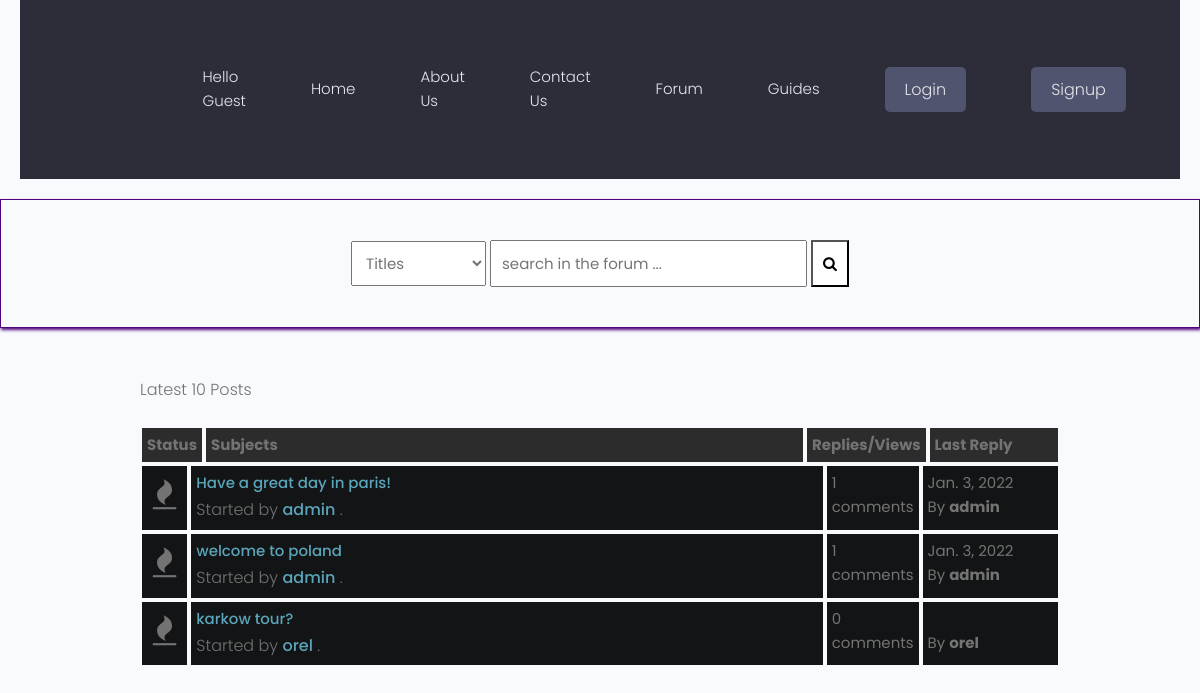
The page /forum/latest_posts on the database its author committed.
### forum/models.py (models this page shows, shortened)
class Post(models.Model):
    title = models.CharField(max_length=400,unique=True)
    slug = models.SlugField(max_length=400, unique=True, blank=True)
    user = models.ForeignKey(Author, on_delete=models.CASCADE) #frame key of the author
    content = HTMLField()
    categories = models.ForeignKey(Category, on_delete=models.SET_NULL, null=True)
    date = models.DateTimeField(auto_now_add=True)
    tags = TaggableManager() #imported from taggit.managers
    comments = models.ManyToManyField(Comment, blank=True)
    closed = models.BooleanField(default=False)
    def get_url(self):
        return reverse("detail", kwargs={
            "slug":self.slug
        })
    @property
    def num_comments(self):
        return self.comments.count()
    @property
    def last_reply(self):
        return self.comments.latest("date")

class Author(models.Model):
    user = models.ForeignKey(User, on_delete=models.CASCADE)
    fullname = models.CharField(max_length=40, blank=True,unique=True)
    slug = models.SlugField(max_length=400, unique=True, blank=True) # imported from django.utils.text
    bio = HTMLField() #desctription of the user imported the field from tinymce.models
    @property
    def user_name(self):
        return self.user
    @property
    def user_profile(self):
        return self.user.profile.id

class Comment(models.Model):
    user = models.ForeignKey(Author, on_delete=models.CASCADE)
    content = models.TextField()
    date = models.DateTimeField(auto_now_add=True)

### forum/views.py (the view)
# urls.py: path("latest_posts", latest_posts, name="latest_posts"),
def latest_posts(request):
    posts = Post.objects.all()[:10]
    context = {
        "posts":posts,
        "title": "latest-posts",
    }
    return render(request, "forum/latest-posts.html", context)

### forum/context_processors.py (called while the page is built, shortened)
def searchFunction(request):
    search_context = {}
    posts = Post.objects.all()
    return search_context

### forum/templates/forum/latest-posts.html
{% extends 'forumsbase.html' %}
{% block content %}
    <div class="container">
        <div class="navigate">
            <span>Latest 10 Posts</span>
        </div>
        <div class="posts-table">
            <div class="table-head">
                <div class="status">Status</div>
                <div class="subjects">Subjects</div>
                <div class="replies">Replies/Views</div>
                <div class="last-reply">Last Reply</div>
            </div>
            {% for post in posts %}
            <div class="table-row">
                <div class="status"><i class="fa fa-fire"></i></div>
                <div class="subjects">
                    <a href="{{post.get_url}}">{{post.title}}</a>
                    <br>
                    <span>Started by <b><a href="{% url  'guide-profile' post.user.user_profile %}">{{post.user.user_name}}</a></b> .</span>
                </div>
                <div class="replies">
                    {{post.num_comments}} comments <br>
                </div>
                <div class="last-reply">
                    {{post.last_reply.date|date}}
                    <br>By <b>{{post.user.user_name}}</b>
                </div>
            </div>
            {% endfor %}
        </div>
    {% endblock content %}

### static/styles/style.css (style rules this page uses)
* { box-sizing: border-box; }
html { font-size: 14px; font-family: 'Titillium Web', sans-serif; background-color:rgb(0,0,0); color:#FEFEFE; }
a { color:#FF0042; font-weight: bolder; text-decoration: none; }
.container { margin: 20px; padding: 20px; }
.table-head { display: flex; }
.table-head div { padding: 5px; margin: 2px; background-color: #2C2C2C; font-weight: bold; }
.table-head .status { flex: 5%; }
.table-head .subjects { flex: 70%; }
.table-head .replies { flex: 10%; }
.table-head .last-reply { flex: 15%; }
.table-row { display: flex; }
.table-row .status, .table-row .subjects, .table-row .replies, .table-row .last-reply { padding: 5px; margin: 2px; background-color: #131415; }
.table-row .status { flex: 5%; font-size: 30px; text-align: center; }
.table-row .subjects { flex: 70%; }
.table-row .replies { flex: 10%; }
.table-row .last-reply { flex: 15%; }
.navigate { margin-block: 20px; font-weight: lighter; font-size: 24px; }

### static/styles/app.css (style rules this page uses)
:root { --color-sub: #2d2d39; }

### static/uikit/styles/modules/_variables.css (style rules this page uses)
:root { --color-main: #5aa5b9; --color-main-light: #e6faff; --color-sub: #3f4156; --color-sub-light: #51546e; --color-sub-lighter: #ededfd; --color-text: #737373; --color-gray: #8b8b8b; --color-light: #e5e7eb; --color-light-gray: #767676; --color-bg: #f8fafd; --color-white: #fffefd; --color-white-light: #f3f3f3; --color-success: #359e64; --color-success-bg: #def8e8; --color-error: #fc4b0b; --color-error-bg: #fff2ee; --font-base: 'Poppins', arial, helvetica, 'Segoe UI', roboto, ubuntu, sans-serif; --font-monospace: 'Fira Code', 'Courier New', courier, monospace; --font-regular: 300; --font-medium: 500; --font-bold: 700; --generic-shadow: 1px 1px 5px #00000010; --generic-transition: all 0.3s ease-in-out; }

### static/uikit/styles/modules/_base.css (style rules this page uses)
* { margin: 0; padding: 0; box-sizing: border-box; text-rendering: optimizeLegibility; color: inherit; font-size: inherit; }
html { font-size: 50%; }
@media only screen and (min-width: 480px) { html { font-size: 56.25%; } }
@media only screen and (min-width: 1200px) { html { font-size: 62.5%; } }
body { line-height: 1.6; font-weight: 400; font-size: 1.5rem; color: var(--color-text); background-color: var(--color-bg); min-height: 100vh; }

### static/uikit/styles/modules/_typography.css (style rules this page uses)
* { font-family: var(--font-base); }
p, span, strong { font-size: 1.6rem; color: var(--color-text); font-weight: var(--font-regular); }
a { padding-bottom: 2px; text-decoration: none; display: inline-block; color: var(--color-main); font-weight: var(--font-medium); }

### static/uikit/styles/modules/_utilities.css (style rules this page uses)
.container { width: 92%; max-width: 165rem; margin: 0 auto; box-sizing: border-box; }
@media screen and (min-width: 1000px) { .container { width: 90%; } }
@media screen and (min-width: 1200px) { .container { width: 80%; } }

### rows shown on the page
Post: title "Have a great day in paris!", user.user_name "admin", num_comments "1", last_reply "Jan. 3, 2022"
Post: title "welcome to poland", user.user_name "admin", num_comments "1", last_reply "Jan. 3, 2022"
Post: title "karkow tour?", user.user_name "orel", num_comments "0"
